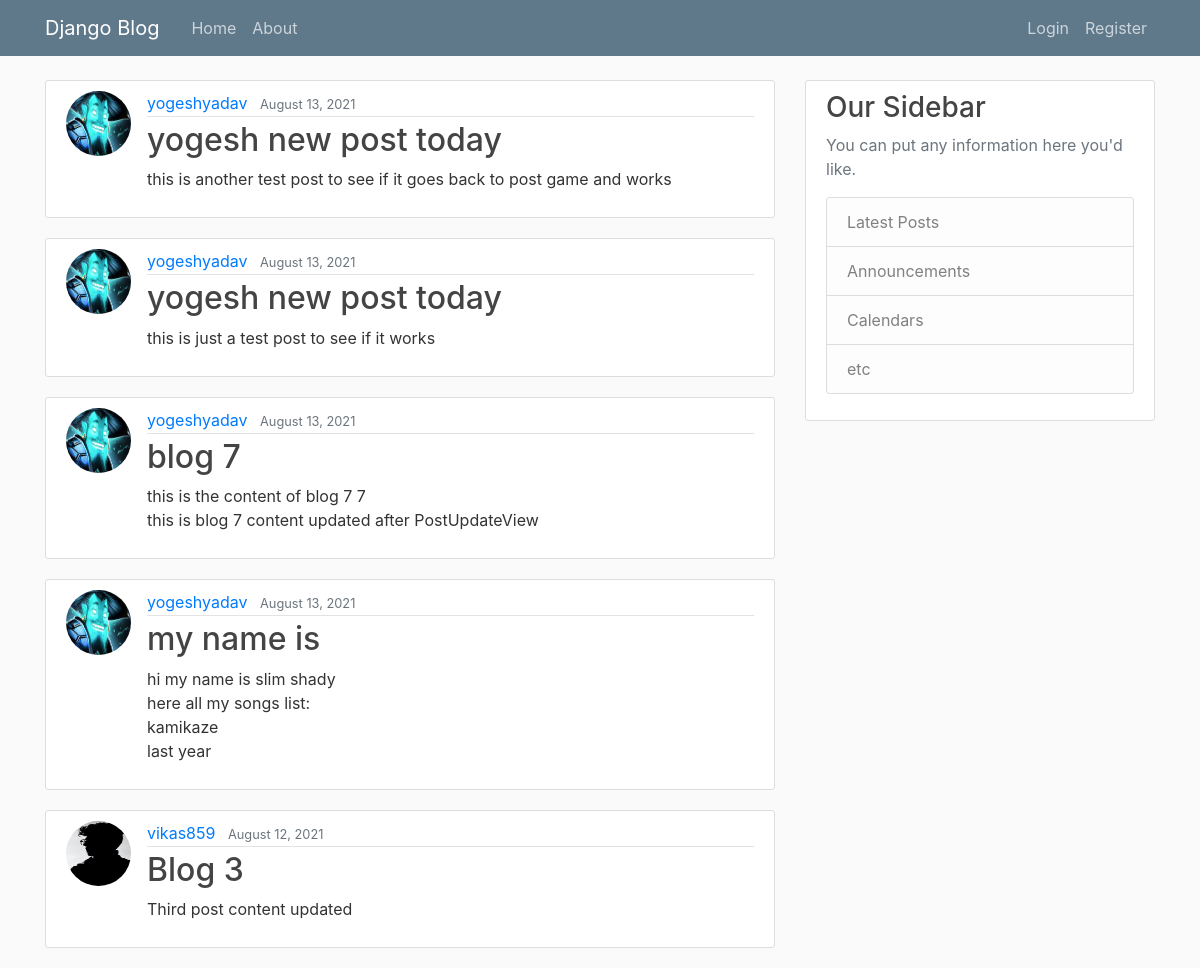
/, run on an earlier commit of the app's database.
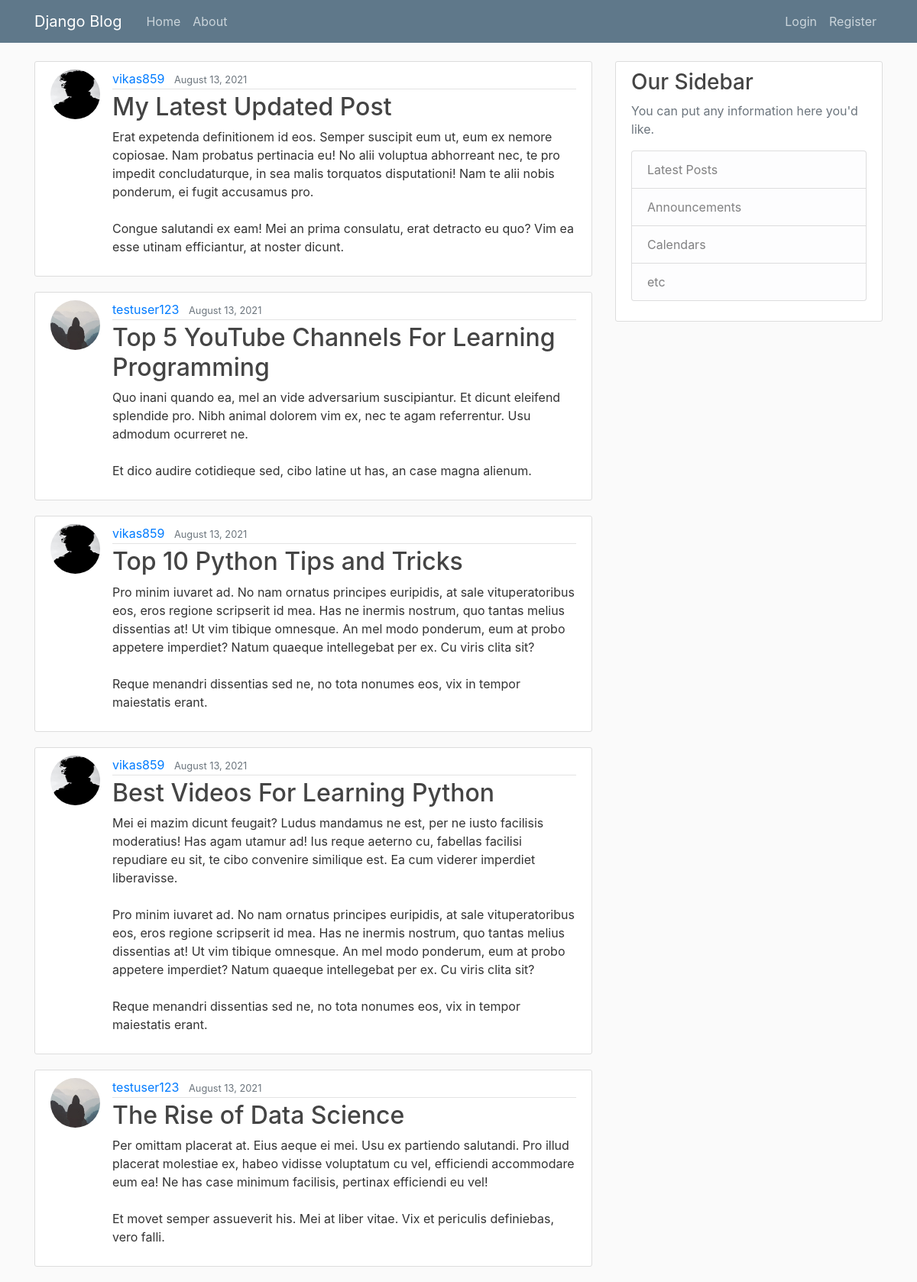
And on a later commit of the database.
### blog/models.py (models this page shows, shortened)
class Post(models.Model):
    title = models.CharField(max_length=100)
    content = models.TextField()
    date_posted = models.DateTimeField(default=timezone.now)
    author = models.ForeignKey(User,on_delete=models.CASCADE)

### users/models.py (models this page shows, shortened)
class Profile(models.Model):
    user = models.OneToOneField(User,on_delete=models.CASCADE)
    image = models.ImageField(default='default.jpg',upload_to='profile_pics')

### blog/views.py (the view)
# urls.py: path('',PostListView.as_view(),name='blog-home'), #url will be<app>/<model>_<viewtype(eg. listview)>.html
class PostListView(ListView):
    model = Post
    template_name = 'blog/home.html' #app/model_viewtype.html
    context_object_name = 'posts' # calling each posts as views
    ordering = ['-date_posted']  # order of post -date_posted will be descending and date_posted will be ascending('-'sign)
    paginate_by = 5 # adding paginator object for pagination 5 post per page

### blog/templates/blog/home.html
{% extends "blog/base.html" %}
{% block content %}
    {% for post in posts %}
        <article class="media content-section">
          <img class="rounded-circle article-img" src="{{ post.author.profile.image.url }}">
          <div class="media-body">
            <div class="article-metadata">
              <a class="mr-2" href="#">{{ post.author }}</a>
              <small class="text-muted">{{ post.date_posted | date:"F d, Y" }}</small>
            </div>
            <h2><a class="article-title" href="{% url 'post-detail' post.id %}">{{ post.title }}</a></h2>
            <p class="article-content">{{ post.content }}</p>
          </div>
        </article>
    {% endfor %}
{% endblock content %}

What changed in the data, as far as the page shows it:
no longer on this page (row unchanged): Post: author.profile.image (picture), author "yogeshyadav", date_posted "August 13, 2021", title "yogesh new post today", content "this is another test post to see if it goes back to post game and works"
no longer on this page (row unchanged): Post: author.profile.image (picture), author "yogeshyadav", date_posted "August 13, 2021", title "yogesh new post today", content "this is just a test post to see if it works"
no longer on this page (row unchanged): Post: author.profile.image (picture), author "yogeshyadav", date_posted "August 13, 2021", title "blog 7", content "this is the content of blog 7 7 this is blog 7 content updated after PostUpdateView"
no longer on this page (row unchanged): Post: author.profile.image (picture), author "yogeshyadav", date_posted "August 13, 2021", title "my name is", content "hi my name is slim shady here all my songs list: kamikaze last year"
no longer on this page (row unchanged): Post: author.profile.image (picture), author "vikas859", date_posted "August 12, 2021", title "Blog 3", content "Third post content updated"
added Post: author.profile.image (picture), author "vikas859", date_posted "August 13, 2021", title "My Latest Updated Post", content "Erat expetenda definitionem id eos. Semper suscipit eum ut, eum ex nemore copiosae. Nam probatus pertinacia eu! No alii voluptua abhorreant nec, te pro impedit concludaturque, in sea malis torquatos disputationi! Nam te alii nobis ponderum, ei fugit accusamus pro. Congue salutandi ex eam! Mei an prima consulatu, erat detracto eu quo? Vim ea esse utinam efficiantur, at noster dicunt."
added Post: author.profile.image (placeholder picture), author "testuser123", date_posted "August 13, 2021", title "Top 5 YouTube Channels For Learning Programming", content "Quo inani quando ea, mel an vide adversarium suscipiantur. Et dicunt eleifend splendide pro. Nibh animal dolorem vim ex, nec te agam referrentur. Usu admodum ocurreret ne. Et dico audire cotidieque sed, cibo latine ut has, an case magna alienum."
added Post: author.profile.image (picture), author "vikas859", date_posted "August 13, 2021", title "Top 10 Python Tips and Tricks", content "Pro minim iuvaret ad. No nam ornatus principes euripidis, at sale vituperatoribus eos, eros regione scripserit id mea. Has ne inermis nostrum, quo tantas melius dissentias at! Ut vim tibique omnesque. An mel modo ponderum, eum at probo appetere imperdiet? Natum quaeque intellegebat per ex. Cu viris clita sit? Reque menandri dissentias sed ne, no tota nonumes eos, vix in tempor maiestatis erant."
added Post: author.profile.image (picture), author "vikas859", date_posted "August 13, 2021", title "Best Videos For Learning Python", content "Mei ei mazim dicunt feugait? Ludus mandamus ne est, per ne iusto facilisis moderatius! Has agam utamur ad! Ius reque aeterno cu, fabellas facilisi repudiare eu sit, te cibo convenire similique est. Ea cum viderer imperdiet liberavisse. Pro minim iuvaret ad. No nam ornatus principes euripidis, at sale vituperatoribus eos, eros regione scripserit id mea. Has ne inermis nostrum, quo tantas melius dissentias at! Ut vim tibique omnesque. An mel modo ponderum, eum at probo appetere imperdiet? Natum quaeque intellegebat per ex. Cu viris clita sit? Reque menandri dissentias sed ne, no tota nonumes eos, vix in tempor maiestatis erant."
added Post: author.profile.image (placeholder picture), author "testuser123", date_posted "August 13, 2021", title "The Rise of Data Science", content "Per omittam placerat at. Eius aeque ei mei. Usu ex partiendo salutandi. Pro illud placerat molestiae ex, habeo vidisse voluptatum cu vel, efficiendi accommodare eum ea! Ne has case minimum facilisis, pertinax efficiendi eu vel! Et movet semper assueverit his. Mei at liber vitae. Vix et periculis definiebas, vero falli."
